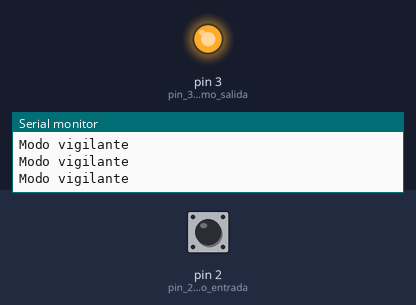
The sketch below on a simulated Arduino Uno, built with avr-gcc and run on an emulated ATmega328P. On the bench: output pins drawn as LEDs (lit = HIGH), the last lines printed to the serial monitor. Dashed ring = blinking. The test bench sets the inputs (shaded band); at power-on: pin 2 (pin_2_como_entrada) LOW.

Above: at 1.2 s.
1.3 s: pin 2 (pin_2_como_entrada) driven HIGH
At 2.3 s:
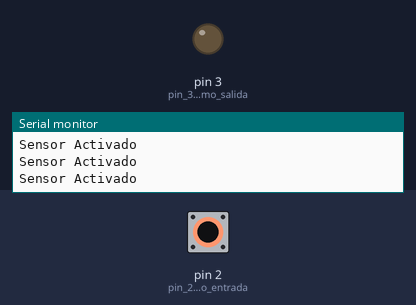
2.8 s: pin 2 (pin_2_como_entrada) driven LOW
At 3.5 s:
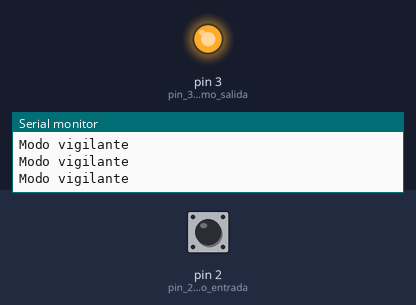
5.8 s: pin 2 (pin_2_como_entrada) pulsed HIGH 2 times (0.12 s each, 0.3 s apart)
At 6.01 s:
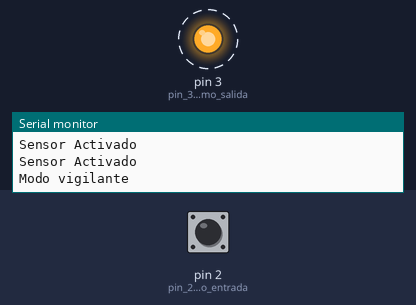
9.4 s: pin 2 (pin_2_como_entrada) pulsed HIGH 5 times (0.12 s each, 0.3 s apart)
At 11.4 s:
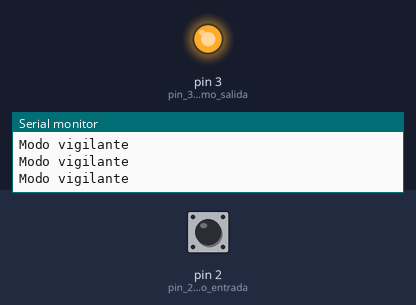
Timing chart, 0 to 12.9 s (numbered marks = the images above; inputs shaded):
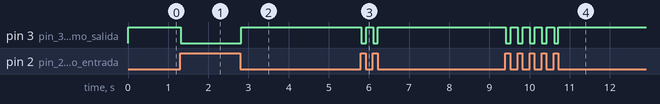

Measured:
- after the input at 1.3 s, pin 3 (pin_3_como_salida): HIGH → LOW at once
- after the input at 2.8 s, pin 3 (pin_3_como_salida): LOW → HIGH at once
- after the input at 5.8 s, pin 3 (pin_3_como_salida): alternates HIGH for 0.17 s and LOW for 0.12 s, 4 changes in all, then stays HIGH, starting at once
- after the input at 9.4 s, pin 3 (pin_3_como_salida): alternates HIGH for 0.18 s and LOW for 0.12 s, 10 changes in all, then stays HIGH, starting at once

The sketch:

sensor_pir.ino
```cpp
int PIR = 2;  // pin 2 del arduino el sensor PIR
int RELE = 3;  //  pin 3 del arduino para el RELE

void setup()
{
  pinMode(2, INPUT);  // pin 2 como entrada
  pinMode(3, OUTPUT);   // pin 3 como salida
  Serial.begin(9600);
}
void loop()
{
  if(digitalRead(2) == HIGH)  // si el pin 2 para aun nivel alto
  {
    digitalWrite(3, LOW); // encender el modulo rele
    Serial.println("Sensor Activado"); // salir en el monitor serial Sensor Activado
  }
  else  // si el sensor no es un nivel alto
  {
    digitalWrite(3, HIGH); // apagar el modulo rele el modulo rele
    Serial.println("Modo vigilante");  // salir en el monitor serial Modo vigilante
  }
}
```
